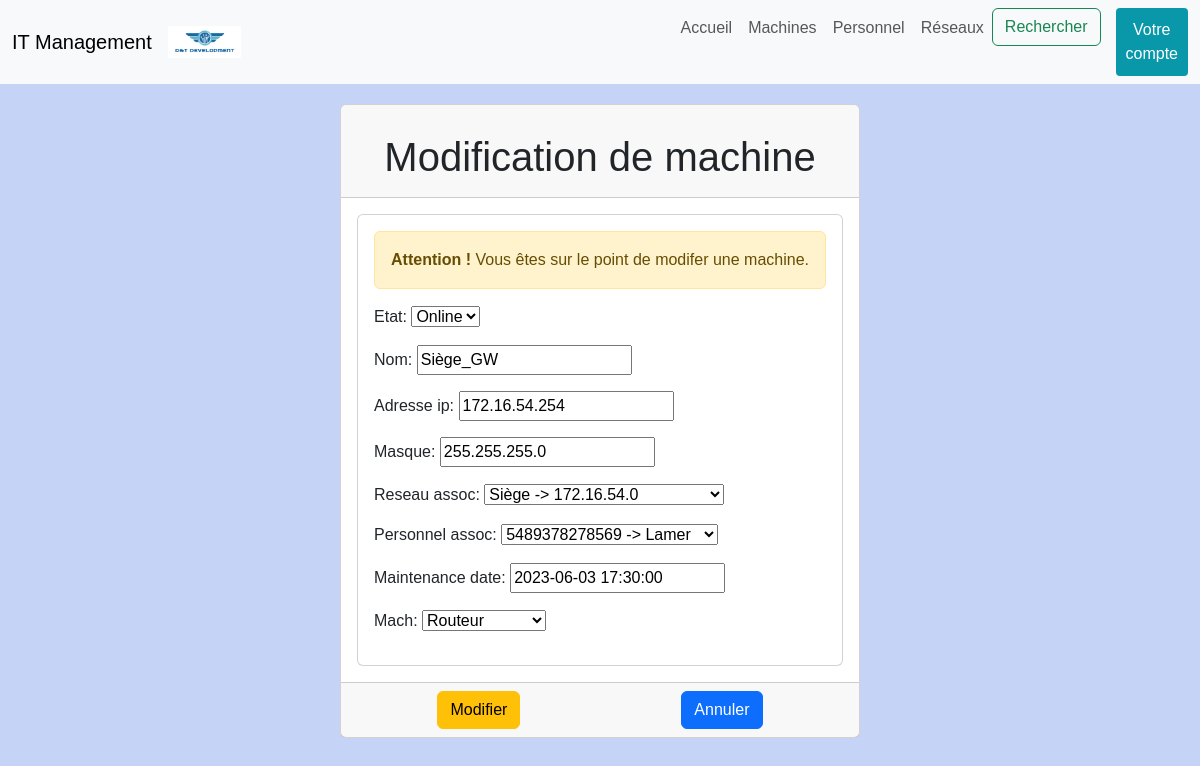
/modifier_machine/4 (signed in), run on the app's committed database.
### projetApp/models.py (models this page shows, shortened)
class Machine(models.Model):
	TYPE = {
		('PC', ('PC - Windows')),
		('Mac', ('Mac - MacOS')),
		('Serveur', ('Serveur')),
		('Switch', ('Switch')),
		('Routeur', ('Routeur')),
	}
	ETAT = {
		('Online', ('Online')),
		('Offline', ('Offline')),
	}
	id = models.AutoField(		#l'id est créée automatiquement est inchangeable et est unique
			primary_key =  True,
			editable = False,
			unique = True)
	nom = models.CharField(
		max_length = 15)
	adresse_ip = models.CharField(max_length=15, validators=[validate_ipv4_address], blank=True)
	masque = models.CharField(max_length= 15, validators=[validate_ipv4_address], blank=True)
	reseau_assoc = models.ForeignKey(Reseau, on_delete=models.CASCADE)		#fk qui permet un lien avec un réseau
	personnel_assoc = models.ForeignKey('Personnel', on_delete=models.CASCADE)		#fk qui permet un lien vers un personnel
	maintenance_date = models.DateTimeField(default=timezone.now)		#défini la date de maintenance, par défault la date à l'instant ou la modif est faite
	mach = models.CharField(max_length = 32, choices = TYPE, default = 'PC')
	etat = models.CharField(max_length = 32, choices = ETAT, default = 'Offline')

class Reseau(models.Model):
	id = models.AutoField(		#l'id est créée automatiquement est inchangeable et est unique
		primary_key = True,
		editable = False,
		unique = True,
	)
	nom = models.CharField(max_length= 32, unique=True)
	adresse_ip = models.CharField(max_length=15, validators=[validate_ipv4_address])		#le validator permet de vérifier qu'il s'agit d'une adresse ipv4 valide
	masque = models.CharField(max_length= 15, validators=[validate_ipv4_address])
	def __str__(self):
		return str(self.nom) + " -> " + self.adresse_ip

class Personnel(models.Model):
	id = models.PositiveIntegerField(		#l'id est saisi manuellement est changeable et est unique
		primary_key = True,
		editable = True,
		validators=[MinValueValidator(1000000000000) , MaxValueValidator(9999999999999)], #ces valeurs répresentent la forme du num de sécurité sociale
		unique = True,
	)
	nom = models.CharField(
		max_length = 30
	)
	prenom = models.CharField(
		max_length = 30
	)
	mail = models.EmailField(blank = True) # permet la creation d'email automatiquement sous la bonne forme
	def __str__(self):
		return str(self.id) + " -> " + self.nom

### projetApp/views.py (the view)
# urls.py: path('modifier_machine/<pk>', views.modifier_machine_view, name='modifier_machine'),
def modifier_machine_view(request, pk):
    instance = get_object_or_404(Machine, pk=pk)
    if request.method == 'POST':
        form = MachineForm(request.POST, instance=instance)
        if form.is_valid():
            form.save()
            return redirect('machine')
    else:
        form = MachineForm(instance=instance)
    return render(request, 'templates/html/modifier_machine.html', {'form': form})

### projetApp/forms.py
class MachineForm(forms.ModelForm):     #formulaire utilisé pour tout ce qui touche au modele machine
    class Meta:
        model = Machine
        fields = ['etat', 'nom', 'adresse_ip', 'masque', 'reseau_assoc', 'personnel_assoc', 'maintenance_date', 'mach']

### projetApp/templates/html/modifier_machine.html (shortened to what this page needs)
{%extends "index.html" %}
{% block content %}
<div class="card">
    <div class="card-header">
        <h1 class="card-title">Modification de machine</h1>
    </div>
    <div class="card-body">
        <div class="card">
            <div class="card-body">
                {% if request.user.is_superuser %}
                <div class="alert alert-warning">
                    <strong>Attention !</strong> Vous êtes sur le point de modifer une machine.
                </div>
                <form method="POST">
                    {{ form.as_p }}
            </div>
        </div>
    </div>
    <div class="card-footer text-center">
        <div class="li_button">
            <button type="submit" class="btn btn-warning">Modifier</button>
            <a href="{% url 'machine' %}"><button class="btn btn-primary">Annuler</button></a>
        </div>
    </div>
    {% else %}
    <p>Vous devez être administrateur pour modifier ou supprimer les machines.</p>
    <a href="{% url 'machine' %}"><button class="btn btn-primary">Retour sur le site</button></a>
    {% endif %}
{% endblock %}

### projetApp/static/css/style.css (style rules this page uses)
body { background-color: #c4d3f6; font-family: 'Arial', sans-serif; }
body h1 { text-align: center; padding-top: 20px; }
.li_button { display: flex; align-items: flex-end; justify-content: space-around; }

### data on the page
Machine: etat "Online", nom "Siège_GW", adresse_ip "172.16.54.254", masque "255.255.255.0", reseau_assoc "Siège -> 172.16.54.0", personnel_assoc "5489378278569 -> Lamer", maintenance_date "2023-06-03 17:30:00", mach "Routeur"
